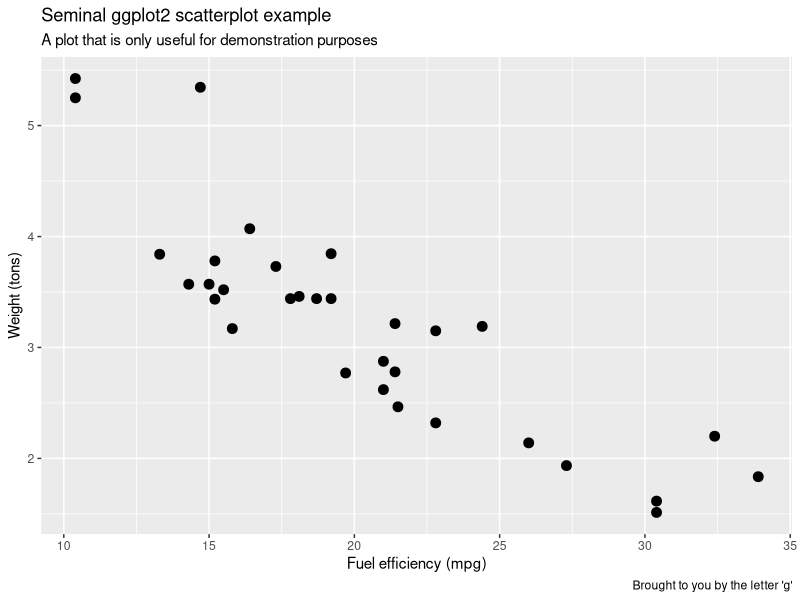
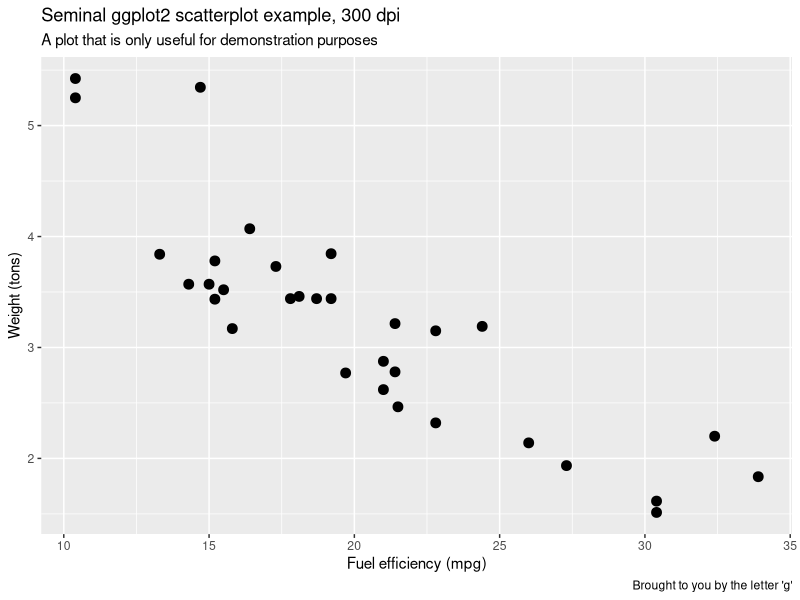
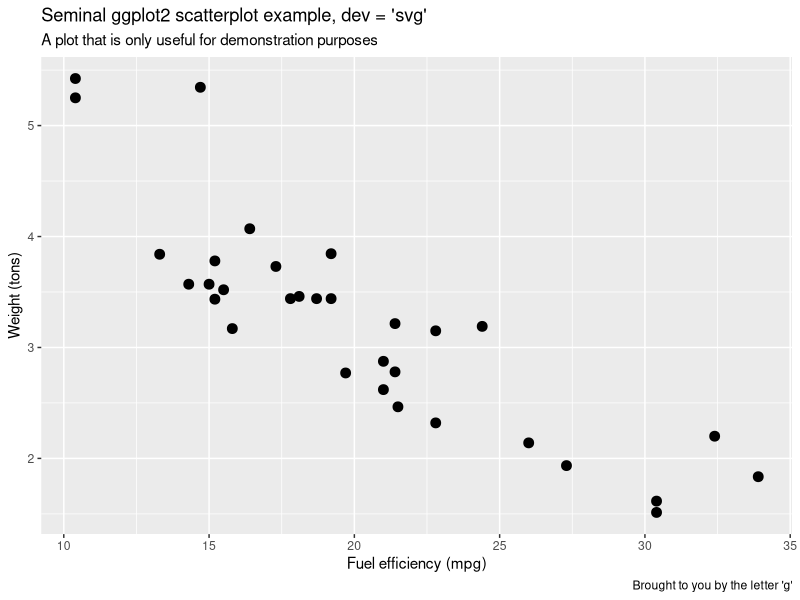

R code for these plots, in order: (Note: this script raises an error after producing the figures.)
## ---- chunk 1
library(ggplot2)
p = ggplot(mtcars, aes(mpg, wt)) +
  geom_point(size = 3) +
  labs(x="Fuel efficiency (mpg)", y="Weight (tons)",
       title="Seminal ggplot2 scatterplot example",
       subtitle="A plot that is only useful for demonstration purposes",
       caption="Brought to you by the letter 'g'")
p
## ---- chunk 2
knitr::opts_chunk$get("dev")
## ---- chunk 3
p + ggtitle("Seminal ggplot2 scatterplot example, 300 dpi")
## ---- chunk 4
p + ggtitle("Seminal ggplot2 scatterplot example, dev = 'svg'")
## ---- chunk 5
capabilities()
packageVersion("Cairo")
## ---- chunk 6
p + ggtitle("Seminal ggplot2 scatterplot example, type = 'cairo'")
## ---- chunk 7
p + ggtitle("Seminal ggplot2 scatterplot example, dev = 'CairoPNG'")
## ---- chunk 8
p + ggtitle("Seminal ggplot2 scatterplot example, dev = 'CairoPNG', dpi = 300")
